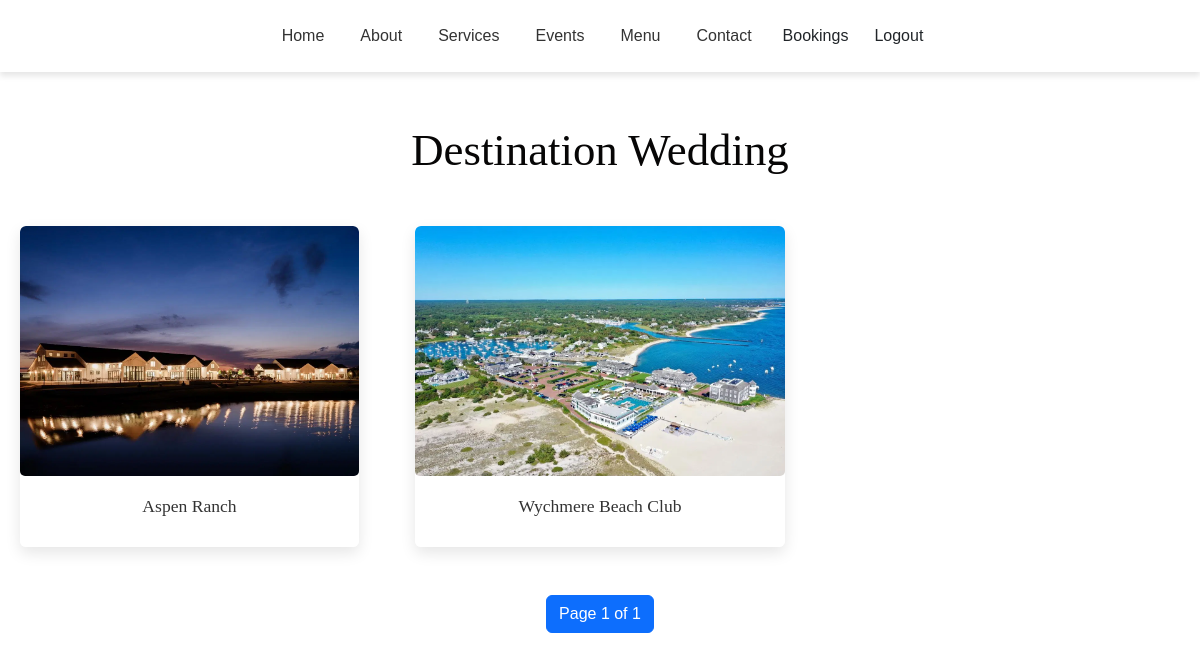
The page /destination_wedding on the database as committed earlier.
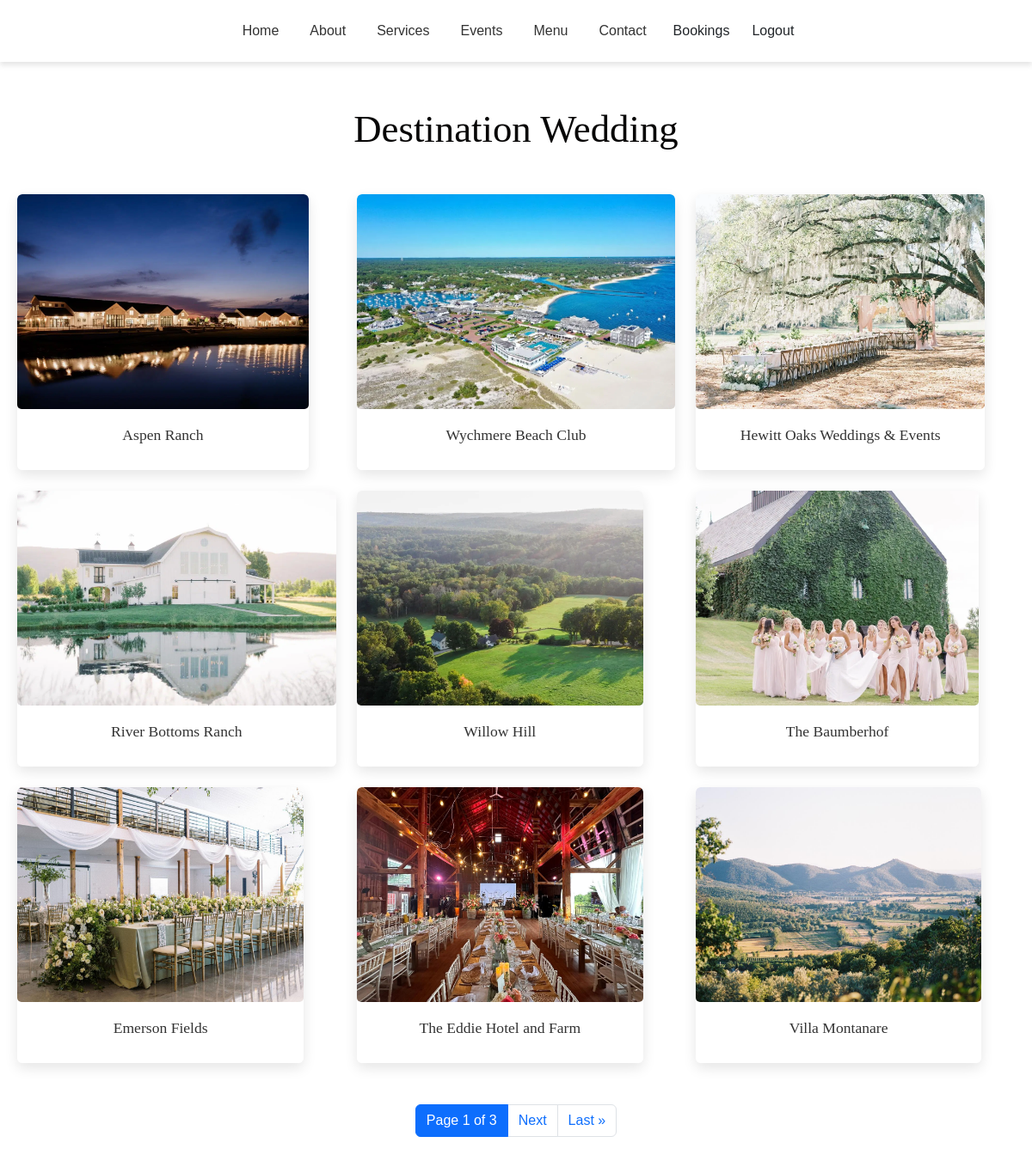
The same page on the database as committed later.
### app/models.py (models this page shows, shortened)
class DestinationWedding(models.Model):
    name = models.CharField(max_length=255)
    about = models.TextField()
    img = models.FileField()
    location = models.CharField(max_length=255)
    package_price = models.DecimalField(max_digits=10, decimal_places=2)

### app/views.py (the view)
# urls.py: path('destination_wedding',views.destination_wedding),
def destination_wedding(request):
    des_list = DestinationWedding.objects.all()  # Fetch all destination weddings
    paginator = Paginator(des_list, 9)  # Show 9 items per page
    page_number = request.GET.get('page')  # Get the current page number from URL
    des = paginator.get_page(page_number)  # Get paginated objects
    return render(request, 'user/destination_wedding.html', {'des': des})

### templates/user/destination_wedding.html (shortened to what this page needs)
<!DOCTYPE html>
<html lang="en">
<head>
    {% load static %}
    <link rel="stylesheet" href="{% static '/css/login.css' %}">
    <link href="https://cdn.jsdelivr.net/npm/bootstrap@5.3.3/dist/css/bootstrap.min.css" rel="stylesheet">
</head>
<body>
    <nav class="navbar navbar-expand-lg">
        <div class="container-fluid">
            <div class="collapse navbar-collapse" id="navbarNav">
                <ul class="navbar-nav ms-auto">
                    <li class="nav-item"><a class="nav-link" href="#">Home</a></li>
                    <li class="nav-item"><a class="nav-link" href="../about">About</a></li>
                    <li class="nav-item"><a class="nav-link" href="#">Services</a></li>
                    <li class="nav-item"><a class="nav-link" href="#">Events</a></li>
                    <li class="nav-item"><a class="nav-link" href="#">Menu</a></li>
                    <li class="nav-item"><a class="nav-link" href="#">Contact</a></li>
                    <li class="nav-item"><a class="btn btn-book" href="../view_bookings">Bookings</a></li>
                    <li class="nav-item"><a class="btn btn-logout" href="logout">Logout</a></li>
                </ul>
            </div>
        </div>
    </nav>
    <div class="container custom-container">
        <h1 class="text-center mb-4">Destination Wedding</h1><br>
        <div class="row">
            {% for wedding in des %}
                <div class="col-6 col-sm-6 col-md-4 col-lg-4 mb-4">
                    <div class="card custom-card">
                        {% if wedding.img %}
                            <a href="view_des_wed/{{ wedding.pk }}">
                                <img class="card-img-top img-fluid" src="{{ wedding.img.url }}" alt="{{ wedding.name }}">
                            </a>
                        {% endif %}
                        <div class="card-body">
                            <h5 class="card-title">{{ wedding.name }}</h5>
                        </div>
                    </div>
                </div>
            {% endfor %}
        </div>
        <nav>
            <ul class="pagination justify-content-center mt-4">
                <li class="page-item active">
                    <span class="page-link">Page {{ des.number }} of {{ des.paginator.num_pages }}</span>
                </li>
                {% if des.has_next %}
                    <li class="page-item">
                        <a class="page-link" href="?page={{ des.next_page_number }}">Next</a>
                    </li>
                    <li class="page-item">
                        <a class="page-link" href="?page={{ des.paginator.num_pages }}">Last &raquo;</a>
                    </li>
                {% endif %}
            </ul>
        </nav>
    </div>
</body>
</html>

### templates/user/destination_wedding.html (style rules this page uses)
body { font-family: 'Poppins', sans-serif; margin: 0; background-color: white; overflow-x: hidden; }
.navbar { padding: 1rem 2rem; background-color: white; box-shadow: 0 4px 6px rgba(0, 0, 0, 0.1); }
.navbar-nav { margin: 0 auto; display: flex; justify-content: center; align-items: center; }
.navbar-nav .nav-link { font-size: 1rem; font-weight: 500; margin: 0 10px; color: #333; transition: color 0.3s; }
.container.custom-container { max-width: 1200px; margin: 0 auto; padding: 20px; font-family: 'Arial', sans-serif; }
.card.custom-card { border: none; overflow: hidden; box-shadow: 0 6px 15px rgba(0, 0, 0, 0.1); transition: transform 0.3s ease, box-shadow 0.3s ease; }
.card-img-top { border-radius: 5px; width: 100%; height: 250px; object-fit: cover; transition: transform 0.3s ease; }
.card-body { padding: 20px; text-align: center; background-color: #fff; }
.card-body h5 { font-size: 1.1rem; color: #333; margin-bottom: 10px; font-family: "Playfair Display", serif; }
h1 { text-align: center; font-size: 2.8rem; color: #070606; margin-bottom: 30px; font-family: "Playfair Display", serif; font-weight: 400; margin-top: 2rem; }
.row .col-6, .row .col-sm-6, .row .col-md-4, .row .col-lg-4 { display: flex; }
.card.custom-card { display: flex; flex-direction: column; height: 100%; }
.card-body { flex-grow: 1; display: flex; flex-direction: column; justify-content: center; }
.card-body h5 { font-size: 1.1rem; color: #333; margin-bottom: 10px; font-family: "Playfair Display", serif; flex-grow: 1; display: flex; align-items: center; justify-content: center; text-align: center; }
.card-img-top { width: 100%; height: 250px; object-fit: cover; border-radius: 5px; }
@media (min-width: 992px) { .col-md-4, .col-lg-4 { width: 33.33%; } }
@media (min-width: 1200px) { .col-lg-4 { width: 33.33%; } }

Rows that differ between the two databases and show on the page:
added DestinationWedding: img (picture), name "Hewitt Oaks Weddings & Events"
added DestinationWedding: img (picture), name "River Bottoms Ranch"
added DestinationWedding: img (picture), name "Willow Hill"
added DestinationWedding: img (picture), name "The Baumberhof"
added DestinationWedding: img (picture), name "Emerson Fields"
added DestinationWedding: img (picture), name "The Eddie Hotel and Farm"
added DestinationWedding: img (picture), name "Villa Montanare"
Other text that changed with them:
{{ des.paginator.num_pages }}: "1" → "3"
text now shown: "Next Last »"
